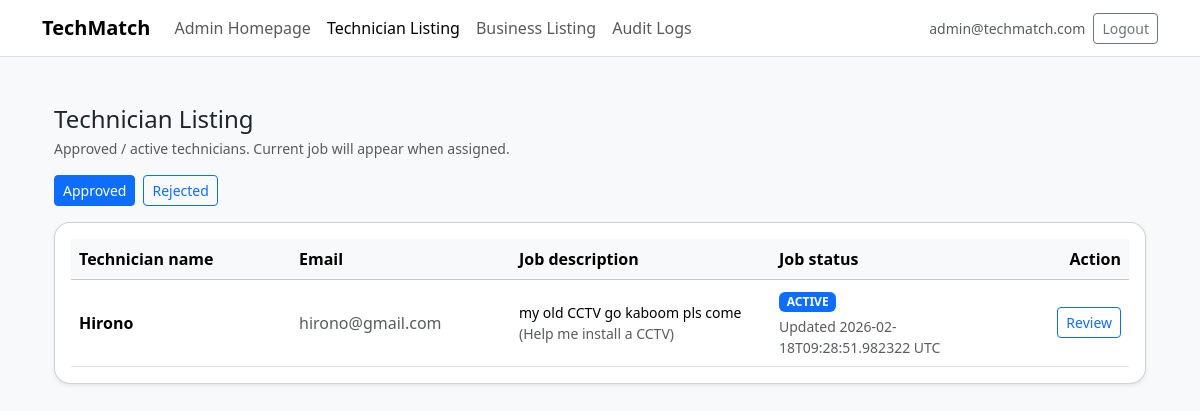
Page /admin/technicians (signed in) on the committed database.
### tables this page shows
CREATE TABLE users (
    id INTEGER PRIMARY KEY AUTOINCREMENT,
    email TEXT NOT NULL UNIQUE,
    password_hash TEXT NOT NULL,
    role TEXT NOT NULL CHECK(role IN ('ADMIN','TECHNICIAN','BUSINESS')),
    is_active INTEGER NOT NULL DEFAULT 1,
    -- derived from verification workflow; kept for quick gating & UI consistency
    is_verified INTEGER NOT NULL DEFAULT 0,
    -- used for agency/admin created technician accounts
    force_password_change INTEGER NOT NULL DEFAULT 0,
    password_changed_at INTEGER,
    created_at INTEGER NOT NULL,
    last_login_at INTEGER
);

CREATE TABLE jobs (
    id INTEGER PRIMARY KEY AUTOINCREMENT,
    business_id INTEGER NOT NULL,
    title TEXT NOT NULL,
    description TEXT NOT NULL,
    service_category TEXT NOT NULL,
    hourly_rate_min INTEGER NOT NULL,
    hourly_rate_max INTEGER NOT NULL,
    location TEXT,
    start_date INTEGER,                -- new (Unix timestamp)
    end_date INTEGER,                  -- new (Unix timestamp)
    status TEXT NOT NULL CHECK(
        status IN (
            'OUTGOING',
            'ACTIVE',
            'PENDING_CONFIRMATION',
            'COMPLETED',
            'CANCELLED'
        )
    ),
    assigned_technician_id INTEGER,
    created_at INTEGER NOT NULL,
    updated_at INTEGER NOT NULL,
    FOREIGN KEY(business_id) REFERENCES users(id),
    FOREIGN KEY(assigned_technician_id) REFERENCES users(id)
);

CREATE TABLE technician_profiles (
    id INTEGER PRIMARY KEY AUTOINCREMENT,
    user_id INTEGER NOT NULL UNIQUE,
    full_name TEXT NOT NULL,
    skills_json TEXT NOT NULL,
    bio TEXT,
    created_at INTEGER NOT NULL,
    FOREIGN KEY(user_id) REFERENCES users(id)
);

### app/routes/admin_routes.py (the view)
@bp.get("/technicians")
@admin_required
def admin_technicians():
    conn = get_db()
    q = (request.args.get("q") or "").strip()
    status = (request.args.get("status") or "approved").lower().strip()
    if status not in ("approved","rejected"):
        status = "approved"
    sql = """
    SELECT
      tp.user_id AS technician_user_id,
      tp.full_name AS technician_name,
      u.email AS email,

      j.title AS job_title,
      j.description AS job_description,
      j.status AS job_status,
      j.updated_at AS job_updated_at,

      vr.id AS latest_verification_request_id,
      vr.status AS verification_status,
      vr.rejection_reason AS rejection_reason
    FROM technician_profiles tp
    JOIN users u ON u.id = tp.user_id
    LEFT JOIN verification_requests vr
      ON vr.id = (
        SELECT vr2.id
        FROM verification_requests vr2
        WHERE vr2.user_id = tp.user_id
        ORDER BY vr2.submitted_at DESC
        LIMIT 1
      )
    LEFT JOIN jobs j
      ON j.id = (
        SELECT j2.id
        FROM jobs j2
        WHERE j2.assigned_technician_id = tp.user_id
          AND j2.status IN ('ACTIVE','PENDING_CONFIRMATION')
        ORDER BY j2.updated_at DESC
        LIMIT 1
      )
    WHERE u.role = 'TECHNICIAN'
      AND u.is_active = 1
      AND (
            (? = 'approved' AND vr.status = 'APPROVED')
         OR (? = 'rejected' AND vr.status = 'REJECTED')
      )
    """
    params = [status, status]
    if q:
        sql += " AND tp.full_name LIKE ?"
        params.append(f"%{q}%")
    sql += " ORDER BY tp.full_name ASC"
    technicians = conn.execute(sql, params).fetchall()
    return render_template("admin/technicians.html", technicians=technicians, q=q, status=status, fmt_ts=_fmt_ts)

### app/db.py (called while the page is built)
def get_db():
    if "db" not in g:
        g.db = sqlite3.connect(current_app.config["DATABASE"])
        g.db.row_factory = sqlite3.Row
    return g.db

### app/routes/admin_routes.py (called while the page is built)
def _fmt_ts(ts: int | None) -> str:
    if not ts:
        return "-"
    try:
        return datetime.utcfromtimestamp(int(ts)).strftime("%Y-%m-%d %H:%M:%S")
    except Exception:
        return str(ts)

### app/services/user_service.py (called while the page is built)
def get_user_by_id(user_id: int):
    db_path = current_app.config["DATABASE"]
    conn = sqlite3.connect(db_path)
    conn.row_factory = sqlite3.Row
    cur = conn.cursor()
    cur.execute("SELECT * FROM users WHERE id = ?", (user_id,))
    row = cur.fetchone()
    conn.close()
    return dict(row) if row else None

### templates/admin/technicians.html (shortened to what this page needs)
{% extends "base.html" %}
{% block content %}
<div class="container mt-4">
  <div class="d-flex justify-content-between align-items-center flex-wrap gap-2 mb-3">
    <div>
      <h1 class="h4 mb-1">Technician Listing</h1>
      <div class="text-muted small">Approved / active technicians. Current job will appear when assigned.</div>
    </div>
  </div>
  <div class="d-flex gap-2 mb-3">
    <a class="btn btn-sm {% if status=='approved' %}btn-primary{% else %}btn-outline-primary{% endif %}"
       href="{{ url_for('admin.admin_technicians', status='approved') }}">Approved</a>
    <a class="btn btn-sm {% if status=='rejected' %}btn-primary{% else %}btn-outline-primary{% endif %}"
       href="{{ url_for('admin.admin_technicians', status='rejected') }}">Rejected</a>
  </div>
  <div class="card shadow-sm tm-card">
    <div class="card-body">
      <div class="table-responsive">
        {% if status == 'rejected' %}
          <table class="table align-middle mb-0">
            <thead class="table-light">
              <tr>
                <th style="min-width:240px;">Name</th>
                <th style="min-width:220px;">Email</th>
                <th style="min-width:320px;">Reason for rejection</th>
                <th class="text-end" style="width:140px;">Action</th>
              </tr>
            </thead>
            <tbody>
              {% for t in technicians %}
                <tr>
                  <td class="fw-semibold">{{ t.technician_name }}</td>
                  <td class="text-muted">{{ t.email }}</td>
                  <td class="small">{{ t.rejection_reason or '—' }}</td>
                  <td class="text-end">
                    {% if t.latest_verification_request_id %}
                      <a class="btn btn-sm btn-outline-primary"
                         href="{{ url_for('admin.review_view', request_id=t.latest_verification_request_id) }}">
                        Review
                      </a>
                    {% else %}
                      <span class="text-muted small">—</span>
                    {% endif %}
                  </td>
                </tr>
              {% else %}
                <tr><td colspan="4" class="text-center text-muted py-4">No rejected technicians found.</td></tr>
              {% endfor %}
            </tbody>
          </table>
        {% else %}
          <table class="table align-middle mb-0">
            <thead class="table-light">
              <tr>
                <th style="min-width:220px;">Technician name</th>
                <th style="min-width:220px;">Email</th>
                <th style="min-width:260px;">Job description</th>
                <th style="min-width:180px;">Job status</th>
                <th class="text-end" style="width:120px;">Action</th>
              </tr>
            </thead>
            <tbody>
              {% for t in technicians %}
                <tr>
                  <td class="fw-semibold">{{ t.technician_name }}</td>
                  <td class="text-muted">{{ t.email }}</td>
                  <td>
                    {% if t.job_description %}
                      <div class="small">{{ t.job_description }}</div>
                      {% if t.job_title %}
                        <div class="text-muted small">({{ t.job_title }})</div>
                      {% endif %}
                    {% else %}
                      <span class="text-muted">—</span>
                    {% endif %}
                  </td>
                  <td>
                    {% if t.job_status %}
                      <span class="badge text-bg-primary">{{ t.job_status }}</span>
                      {% if t.job_updated_at %}
                        <div class="text-muted small mt-1">Updated {{ fmt_ts(t.job_updated_at) }} UTC</div>
                      {% endif %}
                    {% else %}
                      <span class="badge text-bg-secondary">No active job</span>
                    {% endif %}
                  </td>
                  <td class="text-end">
                    {% if t.latest_verification_request_id %}
                      <a class="btn btn-sm btn-outline-primary"
                         href="{{ url_for('admin.review_view', request_id=t.latest_verification_request_id) }}">
                        Review
                      </a>
                    {% else %}
                      <span class="text-muted small">—</span>
                    {% endif %}
                  </td>
                </tr>
              {% else %}
                <tr>
                  <td colspan="5" class="text-center text-muted py-4">No technicians found.</td>
                </tr>
              {% endfor %}
            </tbody>
          </table>
        {% endif %}
      </div>
    </div>
  </div>
</div>
{% endblock %}

### templates/base.html (shortened to what this page needs)
<!doctype html>
<html lang="en">
<head>
  <link href="https://cdn.jsdelivr.net/npm/bootstrap@5.3.3/dist/css/bootstrap.min.css" rel="stylesheet">
  <link rel="stylesheet" href="{{ url_for('static', filename='app.css') }}">
</head>
<body class="bg-light">
  <nav class="navbar navbar-expand-lg navbar-light bg-white border-bottom">
    <div class="container">
      {% if session and session.get('user_id') %}
        {% if session.get('role') == 'ADMIN' %}
          <a class="navbar-brand fw-semibold" href="{{ url_for('admin.homepage') }}">TechMatch</a>
        {% else %}
          <a class="navbar-brand fw-semibold" href="{{ url_for('user.homepage') }}">TechMatch</a>
        {% endif %}
      {% else %}
        <a class="navbar-brand fw-semibold" href="{{ url_for('auth.landing') }}">TechMatch</a>
      {% endif %}
      <div class="collapse navbar-collapse" id="tmNav">
        <ul class="navbar-nav me-auto mb-2 mb-lg-0">
          {% if session and session.get('user_id') %}
            {% if session.get('role') == 'ADMIN' %}
               <li class="nav-item">
            <a class="nav-link {% if request.path.startswith('/admin/homepage') %}active{% endif %}" href="{{ url_for('admin.homepage') }}">Admin Homepage</a>
          </li>
          <li class="nav-item">
            <a class="nav-link {% if request.path.startswith('/admin/technicians') %}active{% endif %}" href="{{ url_for('admin.admin_technicians') }}">Technician Listing</a>
          </li>
          <li class="nav-item">
            <a class="nav-link {% if request.path.startswith('/admin/businesses') %}active{% endif %}" href="{{ url_for('admin.admin_businesses') }}">Business Listing</a>
          </li>
          <li class="nav-item">
            <a class="nav-link {% if request.path.startswith('/admin/audit-logs') %}active{% endif %}" href="{{ url_for('admin.audit_logs') }}">Audit Logs</a>
          </li>
            {% endif %}
          {% endif %}
        </ul>
        <div class="d-flex gap-2 align-items-center">
          {% if session and session.get('user_id') %}
            <span class="text-muted small d-none d-lg-inline">{{ session.get('email') }}</span>
            <form method="post" action="{{ url_for('auth.logout') }}" class="m-0">
              <button class="btn btn-outline-secondary btn-sm" type="submit">Logout</button>
            </form>
          {% else %}
            <a class="btn btn-outline-primary btn-sm" href="{{ url_for('auth.login_get') }}">Login</a>
          {% endif %}
        </div>
      </div>
    </div>
  </nav>
  <main class="py-4">
    <div class="container">
      {% block content %}{% endblock %}
    </div>
  </main>
</body>
</html>

### static/app.css (style rules this page uses)
.tm-card { border-radius: 1rem; }

### rows in the picture
users: get "admin@techmatch.com"
jobs: technician_name "Hirono", email "hirono@gmail.com", job_description "my old CCTV go kaboom pls come", job_title "Help me install a CCTV", job_status "ACTIVE", updated_at "2026-02-18T09:28:51.982322"
